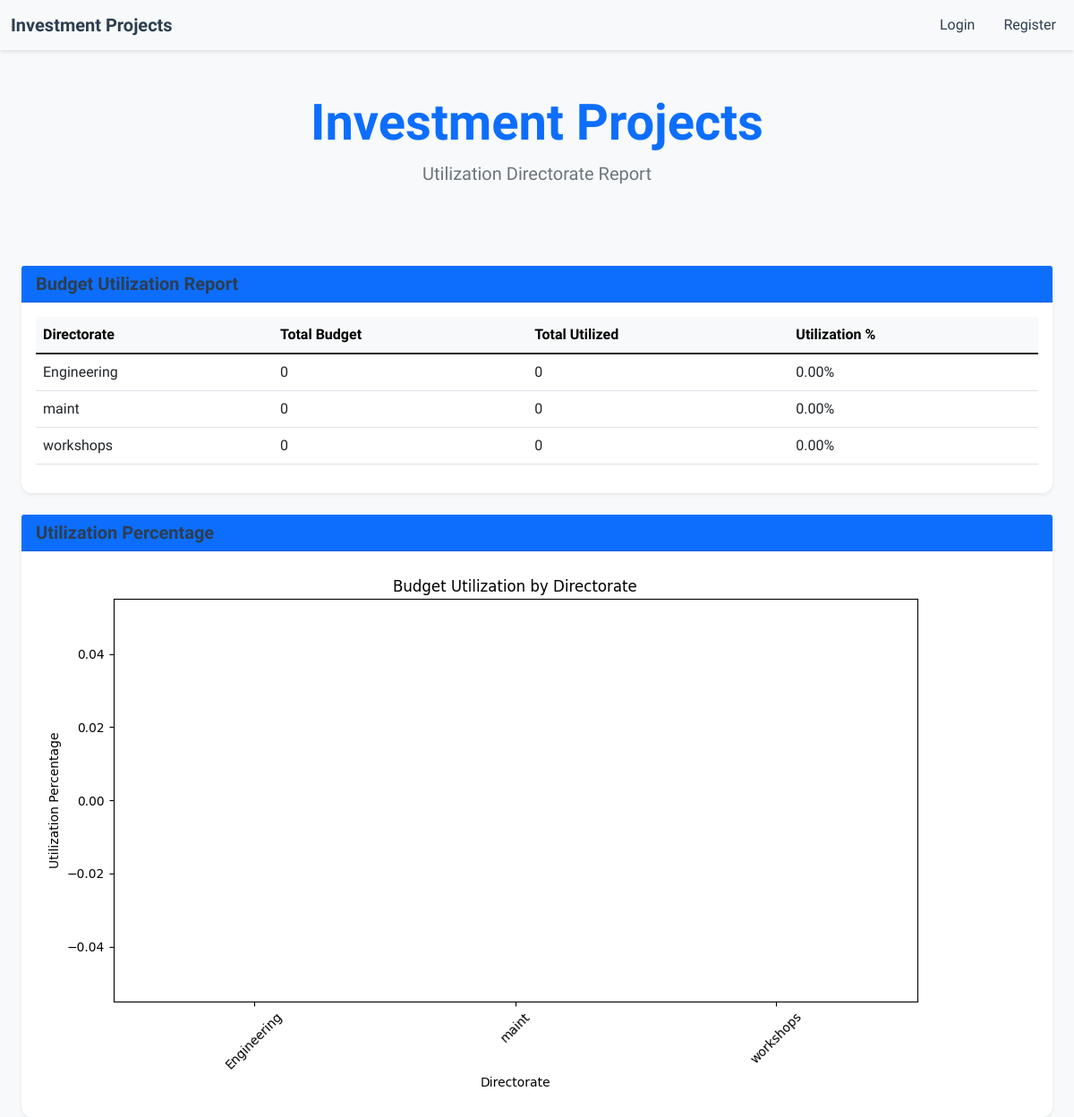
The app's page /admin/report with its own data.
### models.py (models this page shows, shortened)
class User(UserMixin, db.Model):
    __tablename__ = 'user'  # Explicitly set the table name
    id = db.Column(db.Integer, primary_key=True)
    username = db.Column(db.String(80), unique=True, nullable=False)
    email = db.Column(db.String(120), unique=True, nullable=True)
    code = db.Column(db.String(20), nullable=False)
    directorate = db.Column(db.String(150), unique=True, nullable=True)
    password = db.Column(db.String(120), nullable=False)
    is_approved = db.Column(db.Boolean, default=False)  # For admin approval
    is_active = db.Column(db.Boolean, default=True)    # For user activation status
    projects = db.relationship('Project', backref='user', lazy=True, cascade='all, delete-orphan')

### routes.py (the view)
    @app.route('/admin/report')
    def admin_report():
        directorates = db.session.query(User.directorate).distinct().all()
        report_data = []
        for directorate in directorates:
            directorate = directorate[0]
            users = User.query.filter_by(directorate=directorate).all()
            total_budget = 0
            total_utilized = 0
            for user in users:
                projects = Project.query.filter_by(user_id=user.id).all()
                for project in projects:
                    total_budget += project.budget if project.budget else 0
                    total_utilized += project.utilized if project.utilized else 0
            if total_budget > 0:
                utilization_percentage = (total_utilized / total_budget) * 100
            else:
                utilization_percentage = 0
            if directorate and directorate != "admin":
                report_data.append({
                    'directorate': directorate,
                    'total_budget': total_budget,
                    'total_utilized': total_utilized,
                    'utilization_percentage': utilization_percentage
                })
        for data in report_data:
            data['utilization_percentage'] = round(data['utilization_percentage'], 2)
        img = io.BytesIO()
        plt.figure(figsize=(10, 6))
        plt.bar([data['directorate'] for data in report_data], [data['utilization_percentage'] for data in report_data])
        plt.xlabel('Directorate')
        plt.ylabel('Utilization Percentage')
        plt.title('Budget Utilization by Directorate')
        plt.xticks(rotation=45)
        plt.tight_layout()
        plt.savefig(img, format='png')
        img.seek(0)
        graph_url = base64.b64encode(img.getvalue()).decode()
        return render_template('admin_report.html', report_data=report_data, graph_url=graph_url)

### templates/admin_report.html (shortened to what this page needs)
{% extends "base.html" %}
{% block content %}
<div class="container">
    <header class="text-center mb-5 py-4 bg-light rounded">
        <h1 class="display-4 fw-bold text-primary">Investment Projects</h1>
        <p class="lead text-muted">Utilization Directorate Report</p>
    </header>
    <div class="card shadow-sm">
        <div class="card-header bg-primary text-white">
            <h5 class="card-title mb-0">Budget Utilization Report</h5>
        </div>
        <div class="card-body">
            <div class="table-responsive">
                <table class="table table-hover align-middle">
                    <thead class="table-light">
                        <tr>
                            <th>Directorate</th>
                            <th>Total Budget</th>
                            <th>Total Utilized</th>
                            <th>Utilization %</th>
                        </tr>
                    </thead>
                    <tbody>
                        {% for data in report_data %}
                            <tr>
                                <td>{{ data.directorate }}</td>
                                <td>{{ data.total_budget }}</td>
                                <td>{{ data.total_utilized }}</td>
                                <td>{{ "%.2f" | format(data.utilization_percentage) }}%</td>
                            </tr>
                        {% endfor %}
                    </tbody>
                </table>
            </div>
        </div>
    </div>
    <div class="card shadow-sm mt-4">
        <div class="card-header bg-primary text-white">
            <h5 class="card-title mb-0">Utilization Percentage</h5>
        </div>
        <div class="card-body">
            <img alt="Budget Utilization Graph" class="img-fluid">
        </div>
    </div>
</div>
<link href="https://cdnjs.cloudflare.com/ajax/libs/font-awesome/6.0.0-beta3/css/all.min.css" rel="stylesheet">
{% endblock %}

### templates/base.html (style rules this page uses)
body { font-family: 'Tajawal', sans-serif; background-color: #f8f9fa; }
.container { max-width: 1200px; }
.card { border: none; border-radius: 12px; box-shadow: 0 4px 8px rgba(0, 0, 0, 0.1); transition: transform 0.2s; }
.card-title { font-weight: 700; color: #2c3e50; }

### templates/admin_report.html (style rules this page uses)
body { font-family: 'Tajawal', sans-serif; }
.card { border: none; border-radius: 12px; }
.card-header { border-radius: 12px 12px 0 0; }
.table th, .table td { vertical-align: middle; }

### records on screen
User: directorate "Engineering", total_budget "0", total_utilized "0", utilization_percentage "0.00"
User: directorate "maint", total_budget "0", total_utilized "0", utilization_percentage "0.00"
User: directorate "workshops", total_budget "0", total_utilized "0", utilization_percentage "0.00"
